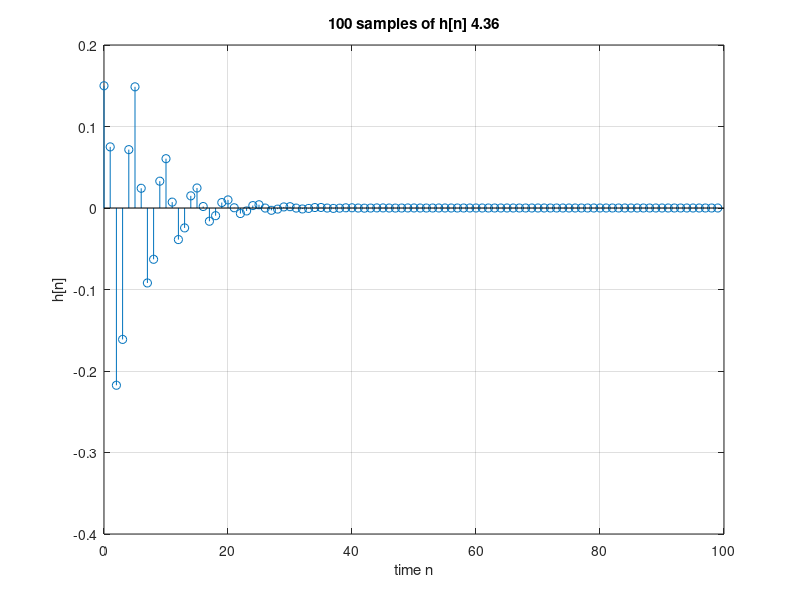

The MATLAB script that drew this image:
num=[.15 0 -.15];
den=[1 -.5 .7];
L = 100;
[g,t]=impz(num,den, L)
stem(t,g), grid
xlabel 'time n'
ylabel 'h[n]'
title('100 samples of h[n] 4.36')
